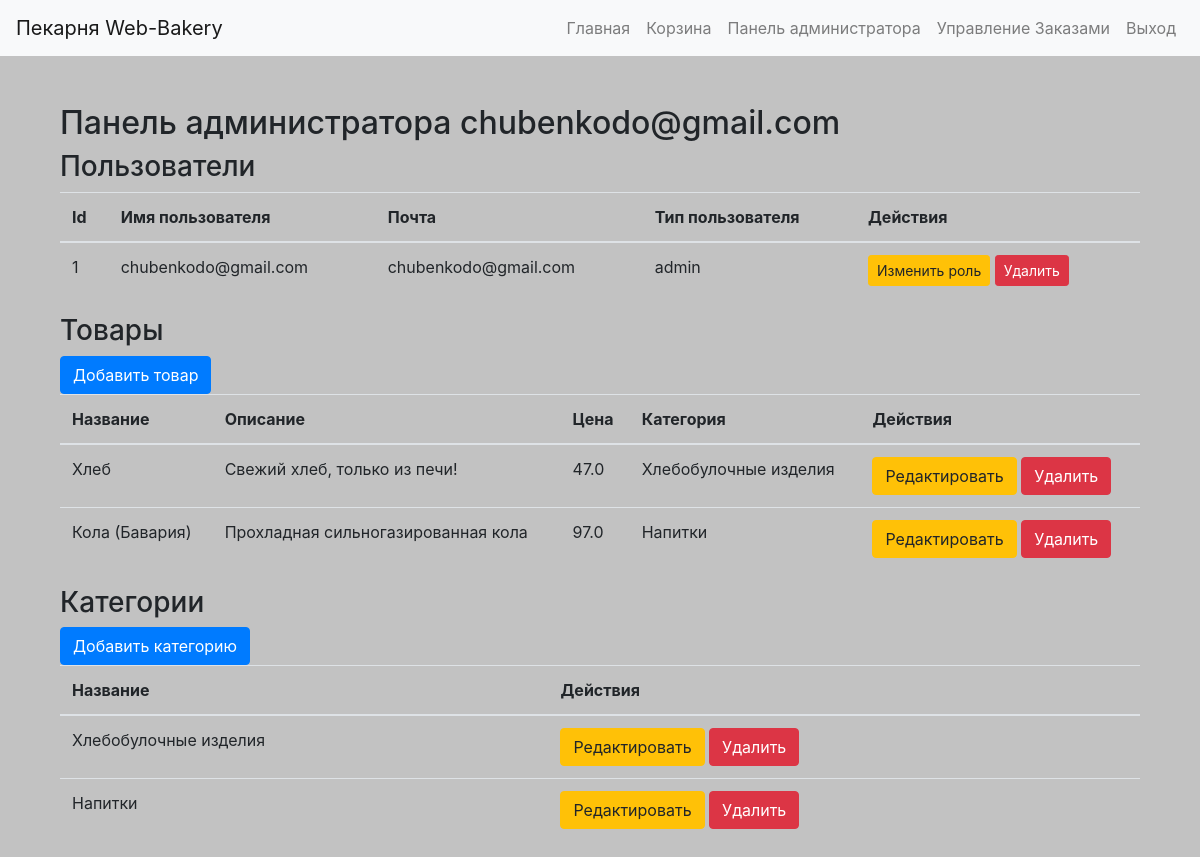
The page /admin (signed in) on the database its author committed.
### app/models.py (models this page shows, shortened)
class User(db.Model, UserMixin):
    id = db.Column(db.Integer, primary_key=True)
    username = db.Column(db.String(80), unique=True, nullable=False)
    email = db.Column(db.String(120), unique=True, nullable=False)
    password = db.Column(db.String(200), nullable=False)
    role = db.Column(db.String(20), default='customer')  # customer, moderator, admin
    created_at = db.Column(db.DateTime, default=datetime.now)

class Product(db.Model):
    id = db.Column(db.Integer, primary_key=True)
    name = db.Column(db.String(100), nullable=False)
    description = db.Column(db.Text, nullable=True)
    price = db.Column(db.Float, nullable=False)
    category_id = db.Column(db.Integer, db.ForeignKey('category.id'), nullable=False)
    created_at = db.Column(db.DateTime, default=datetime.now)

class Category(db.Model):
    id = db.Column(db.Integer, primary_key=True)
    name = db.Column(db.String(80), unique=True, nullable=False)
    created_at = db.Column(db.DateTime, default=datetime.now)
    products = db.relationship('Product', backref='category', lazy=True)

### app/routes.py (the view)
    def wrapper(*args, **kwargs):
        if not current_user.is_authenticated or current_user.role != 'admin':
            abort(403)
        return func(*args, **kwargs)

### app/__init__.py (called while the page is built)
def create_app():
    app = Flask(__name__)
    app.config['SECRET_KEY'] = 'supedawrseddacreweqtkey'
    app.config['SQLALCHEMY_DATABASE_URI'] = 'sqlite:///bakery.db'
    app.config['SQLALCHEMY_TRACK_MODIFICATIONS'] = False
    db.init_app(app)
    migrate.init_app(app, db)
    login_manager.init_app(app)
    login_manager.login_view = 'main.login'
    login_manager.login_message = "Пожалуйста, войдите, чтобы получить доступ к этой странице."
    login_manager.login_message_category = "warning"
    from .models import User, Product, Category
    @login_manager.user_loader
    def load_user(user_id):
        return User.query.get(int(user_id))
    from . import routes
    app.register_blueprint(routes.bp)
    return app

### app/routes.py (called while the page is built)
def admin_required(func):
    def wrapper(*args, **kwargs):
        if not current_user.is_authenticated or current_user.role != 'admin':
            abort(403)
        return func(*args, **kwargs)
    wrapper.__name__ = func.__name__
    return wrapper

@bp.route('/admin')
@login_required
@admin_required
def admin_panel():
    users = User.query.all()
    products = Product.query.all()
    categories = Category.query.all()
    return render_template('admin_panel.html', users=users, products=products, categories=categories, admin=current_user.username)

### app/templates/admin_panel.html
{% extends 'base.html' %}
{% block content %}
<div class="container">
    <h2 class="mt-5">Панель администратора {{ admin }}</h2>
    <h3>Пользователи</h3>
    <table class="table">
        <thead>
            <tr>
                <th class="hidden-mobile">Id</th>
                <th class="hidden-mobile">Имя пользователя</th>
                <th>Почта</th>
                <th>Тип пользователя</th>
                <th>Действия</th>
            </tr>
        </thead>
        {% for user in users %}
        <tr>
            <td class="hidden-mobile">{{ user.id }}</td>
            <td class="hidden-mobile">{{ user.username }}</td>
            <td>{{ user.email }}</td>
            <td>{{ user.role }}</td>
            <td>
                <form method="POST" action="{{ url_for('main.delete_user', user_id=user.id) }}" style="display:inline;">
                    <a href="{{ url_for('main.change_role', user_id=user.id) }}" class="btn btn-warning btn-sm">Изменить
                        роль</a>
                    <button type="submit" class="btn btn-danger btn-sm">Удалить</button>
                </form>
            </td>
        </tr>
        {% endfor %}
    </table>
    <h3>Товары</h3>
    <a href="{{ url_for('main.create_product') }}" class="btn btn-primary">Добавить товар</a>
    <table class="table">
        <thead>
            <tr>
                <th>Название</th>
                <th class="hidden-mobile">Описание</th>
                <th>Цена</th>
                <th class="hidden-mobile">Категория</th>
                <th>Действия</th>
            </tr>
        </thead>
        <tbody> {% for product in products %} <tr>
                <td>{{ product.name }}</td>
                <td class="hidden-mobile">{{ product.description }}</td>
                <td>{{ product.price }}</td>
                <td class="hidden-mobile">{{ product.category.name }}</td>
                <td> <a href="{{ url_for('main.edit_product', product_id=product.id) }}"
                        class="btn btn-warning">Редактировать</a>
                    <form action="{{ url_for('main.delete_product', product_id=product.id) }}" method="POST"
                        style="display:inline;"> <button type="submit" class="btn btn-danger">Удалить</button>
                    </form>
                </td>
            </tr> {% endfor %} </tbody>
    </table>
    <h3>Категории</h3> <a href="{{ url_for('main.create_category') }}" class="btn btn-primary">Добавить
        категорию</a>
    <table class="table">
        <thead>
            <tr>
                <th>Название</th>
                <th>Действия</th>
            </tr>
        </thead>
        <tbody> {% for category in categories %} <tr>
                <td>{{ category.name }}</td>
                <td> <a href="{{ url_for('main.edit_category', category_id=category.id) }}"
                        class="btn btn-warning">Редактировать</a>
                    <form action="{{ url_for('main.delete_category', category_id=category.id) }}" method="POST"
                        style="display:inline;"> <button type="submit" class="btn btn-danger">Удалить</button>
                    </form>
                </td>
            </tr> {% endfor %} </tbody>
    </table>
</div>
{% endblock %}

### app/static/style.css (style rules this page uses)
.container { z-index: 1; background-size: cover; }
.container:before { z-index: -1; position: absolute; opacity: 0.4; }
body { background-color: #c2c2c2; }

### rows shown on the page
User: username "chubenkodo@gmail.com", id "1", email "chubenkodo@gmail.com", role "admin"
Product: name "Хлеб", description "Свежий хлеб, только из печи!", price "47.0", category.name "Хлебобулочные изделия"
Product: name "Кола (Бавария)", description "Прохладная сильногазированная кола", price "97.0", category.name "Напитки"
Category: name "Хлебобулочные изделия"
Category: name "Напитки"
